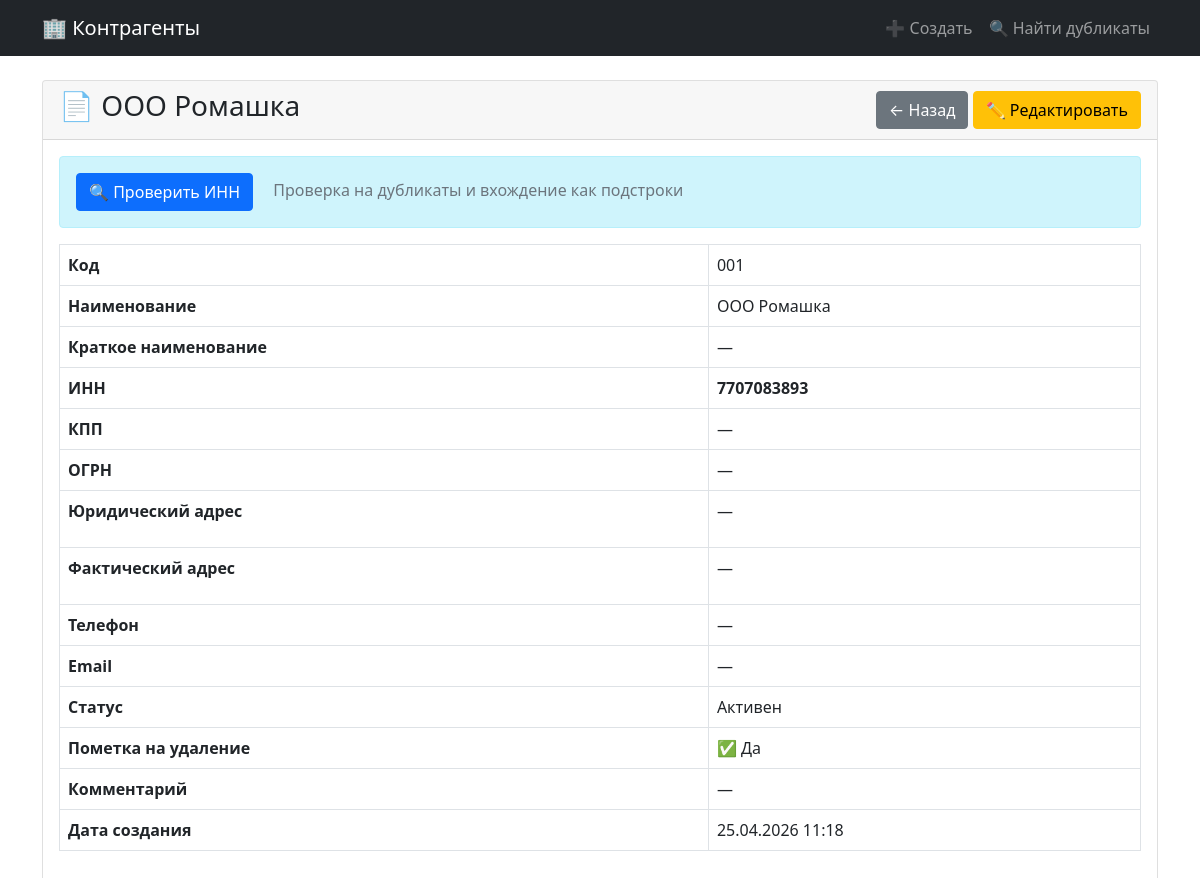
/1/, run on the app's committed database.
### counterparties/models.py (models this page shows, shortened)
class Counterparty(models.Model):
    code = models.CharField('Код контрагента', max_length=20, unique=True)
    name = models.CharField('Наименование', max_length=200)
    short_name = models.CharField('Краткое наименование', max_length=100, blank=True)
    inn = models.CharField(
        'ИНН', max_length=12,
        validators=[RegexValidator(r'^\d{10}$|^\d{12}$', '10 или 12 цифр')],
        help_text='10 или 12 цифр'
    )
    kpp = models.CharField('КПП', max_length=9, blank=True)
    ogrn = models.CharField('ОГРН', max_length=13, blank=True)
    legal_address = models.TextField('Юридический адрес', blank=True)
    actual_address = models.TextField('Фактический адрес', blank=True)
    phone = models.CharField('Телефон', max_length=20, blank=True)
    email = models.EmailField('Email', blank=True)
    is_active = models.BooleanField('Активен', default=True)
    is_marked_for_deletion = models.BooleanField('Помечен на удаление', default=False)
    comment = models.TextField('Комментарий', blank=True)
    created_at = models.DateTimeField('Дата создания', auto_now_add=True)
    updated_at = models.DateTimeField('Дата обновления', auto_now=True)
    class Meta:
        verbose_name = 'Контрагент'
        verbose_name_plural = 'Контрагенты'
        ordering = ['name']

### counterparties/views.py (the view)
# urls.py: path('<int:pk>/', views.counterparty_detail, name='counterparty_detail'),
def counterparty_detail(request, pk):
    counterparty = get_object_or_404(Counterparty, pk=pk)
    return render(request, 'counterparties/counterparty_detail.html', {'counterparty': counterparty})

### counterparties/templates/counterparties/counterparty_detail.html (shortened to what this page needs)
{% extends 'counterparties/base.html' %}
{% block content %}
<div class="card">
    <div class="card-header d-flex justify-content-between align-items-center">
        <h3>📄 {{ counterparty.name }}</h3>
        <div>
            <a href="{% url 'counterparties:counterparty_list' %}" class="btn btn-secondary">← Назад</a>
            <a href="{% url 'counterparties:counterparty_edit' counterparty.pk %}" class="btn btn-warning">✏️ Редактировать</a>
        </div>
    </div>
    <div class="card-body">
        <div class="alert alert-info">
            <form method="post" action="{% url 'counterparties:check_inn_button' counterparty.pk %}" style="display: inline;">
                <button type="submit" class="btn btn-primary">🔍 Проверить ИНН</button>
            </form>
            <span class="ms-3 text-muted">Проверка на дубликаты и вхождение как подстроки</span>
        </div>
        <table class="table table-bordered">
            <tr><th>Код</th><td>{{ counterparty.code }}</td></tr>
            <tr><th>Наименование</th><td>{{ counterparty.name }}</td></tr>
            <tr><th>Краткое наименование</th><td>{{ counterparty.short_name|default:"—" }}</td></tr>
            <tr><th>ИНН</th><td class="fw-bold">{{ counterparty.inn }}</td></tr>
            <tr><th>КПП</th><td>{{ counterparty.kpp|default:"—" }}</td></tr>
            <tr><th>ОГРН</th><td>{{ counterparty.ogrn|default:"—" }}</td></tr>
            <tr><th>Юридический адрес</th><td>{{ counterparty.legal_address|default:"—"|linebreaks }}</td></tr>
            <tr><th>Фактический адрес</th><td>{{ counterparty.actual_address|default:"—"|linebreaks }}</td></tr>
            <tr><th>Телефон</th><td>{{ counterparty.phone|default:"—" }}</td></tr>
            <tr><th>Email</th><td>{{ counterparty.email|default:"—" }}</td></tr>
            <tr><th>Статус</th><td>{% if counterparty.is_active %}Активен{% else %}Неактивен{% endif %}</td></tr>
            <tr><th>Пометка на удаление</th><td>{% if counterparty.is_marked_for_deletion %}✅ Да{% else %}❌ Нет{% endif %}</td></tr>
            <tr><th>Комментарий</th><td>{{ counterparty.comment|default:"—" }}</td></tr>
            <tr><th>Дата создания</th><td>{{ counterparty.created_at|date:"d.m.Y H:i" }}</td></tr>
        </table>
    </div>
</div>
{% endblock %}

### data on the page
Counterparty: name "ООО Ромашка", code "001", short_name "—", inn "7707083893", kpp "—", ogrn "—", legal_address "—", actual_address "—", phone "—", email "—", comment "—", created_at "25.04.2026 11:18"
